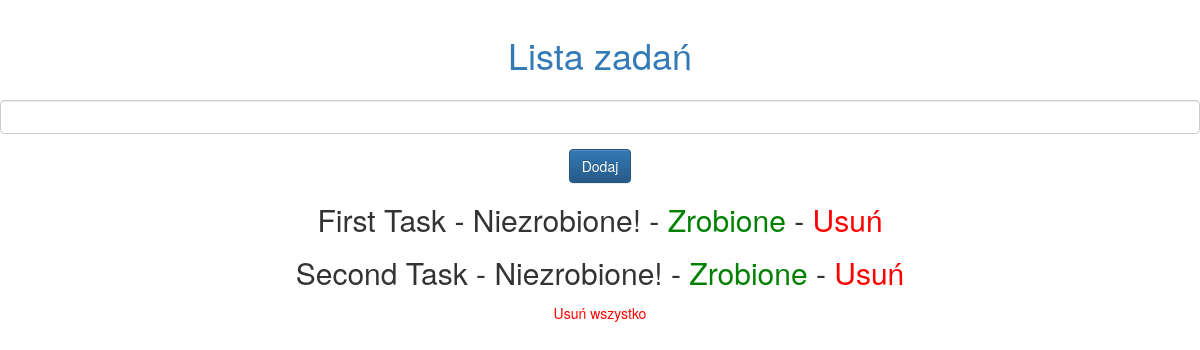
The app's page /, older data.
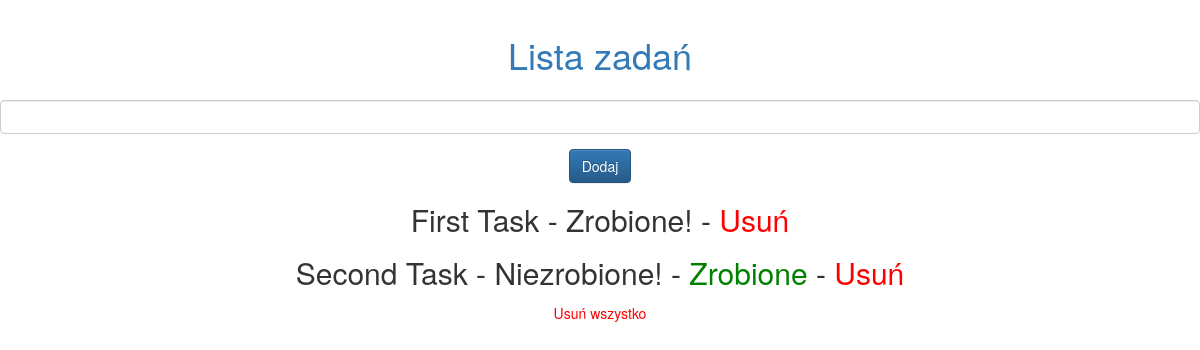
The same page, newer data.
### todolist/models.py (models this page shows, shortened)
class Todo(models.Model):
    title = models.CharField(max_length=200)
    complete = models.BooleanField(default=False)

### todolist/views.py (the view)
# urls.py: path('', include('todolist.urls')),
def todolist(request):
    tasks = Todo.objects.all()
    return render(request, 'todolist/todolist.html', {'tasks': tasks})

### todolist/templates/todolist/todolist.html (shortened to what this page needs)
{% load static %}
<html>
    <head>
        <link rel="stylesheet" href="//maxcdn.bootstrapcdn.com/bootstrap/3.2.0/css/bootstrap.min.css">
        <link rel="stylesheet" href="//maxcdn.bootstrapcdn.com/bootstrap/3.2.0/css/bootstrap-theme.min.css">
        <link rel="stylesheet" type="text/css" href="{% static 'css/main.css' %}">
    </head>
    <body>
        <div class="main-page">
            <h1><a href="/">Lista zadań</a></h1>
        </div>
            <form action="/add/" method = "post">
                <div class="form-group">
                <input class="form-control" type="text" name="content">
                </div>
                <button type="submit" class="btn btn-primary">Dodaj</button>
            </form>
        <div class="tasks">
        {% for task in tasks %}
        <form>
        {% if task.complete == True%}
            <div class="todolist">
                <h2>{{task.title}} - Zrobione! - <a style="color:red" href="{% url 'delete' task.id %}">Usuń</a> </h2>
            </form>
            </div>
        {% else %}
            <div class="todolist">
                <h2>{{task.title}} - Niezrobione! - <a style="color:green"href="{% url 'change_to_done' task.id %}">Zrobione</a> - <a style="color:red" href="{% url 'delete' task.id %}">Usuń</a>
                </h2>
            </div>
        {% endif %}
        {% endfor %}
        </div>
        <div class="delete-all">
        <a href="{% url 'delete-all'%}">Usuń wszystko</a>
        </div>
    </body>
</html>

Row changes from the older to the newer data that the page shows:
changed Todo "First Task": complete "- Niezrobione! - Zrobione -" → "- Zrobione! -"
